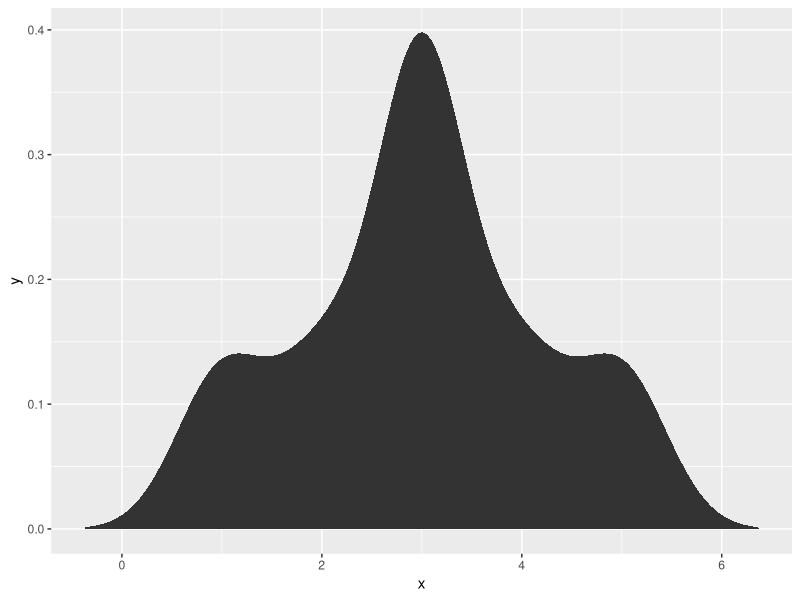
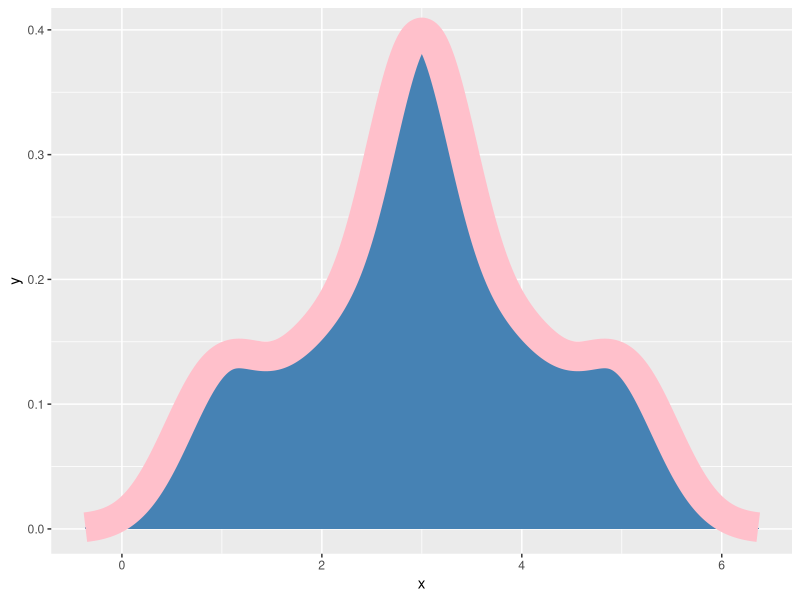
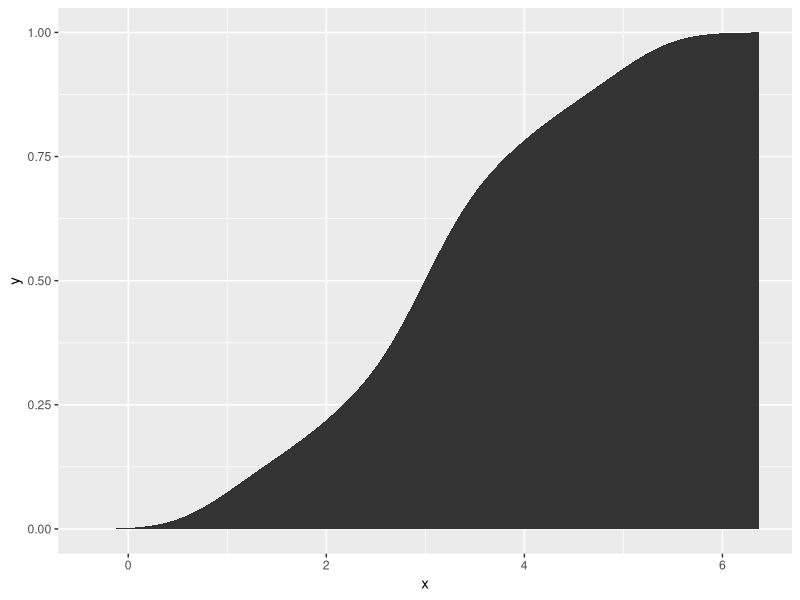

Source code (R) for these figures, in order:
# Recitation 3: PDFs and CDFs in R
# Dr. Fraser, Fall 2022

# Below, please find the following content for our recitation class from Friday.

# Exercise 1: Class teaches Dr. Fraser to analyze PDFs and CDFs

# Exercises 1.1: Find the prob that someone visits more than 5 stalls

# Class told Dr. Fraser we need....
# Probability Density Function...
# for a Normal Distribution...
# using rnorm() function in R
# which requires...
# mean...
# sd...
# and n....

# Simulated 500 points (people) on the distribution
rnorm(n = 500, mean = 5.5, sd = 2.5)

# That's cool, but wait! That's not quite what we need! 
# We're looking for the cumulative probability.

# Cumulative Probability that someone visits less than 5 stalls
x <- pnorm(5, mean = 5.5, sd = 2.5)
x
# Cumulative probability that someone visits MORE than 5 stalls?
1 - x


# Exercises 1.2. How to make an empirical probability density function?
# Eg. get the exact PDF for a real observed vector of data

# Let's load our vector
obs <- c(1, 5, 3, 4, 3, 2, 3)

# Let's load our packages
library(dplyr) 
library(broom)
library(ggplot2)

# Use density() to get the x and y coordinates for our density plot,
# then use tidy() to put those values in a nice data.frame with an x and y column
dat <- obs %>% density() %>% tidy()

# Graph it!
ggplot(data = dat, mapping = aes(x = x, y = y)) +
  geom_area()

ggplot(data = dat, mapping = aes(x = x, y = y)) +
  geom_area(fill = "steelblue") +
  geom_line(color = "pink", size = 10)

# Using approxfun(), we can take those x and y coordinates and
# generate our own empirical probability density function,
# much like the dnorm function, except it doesn't require any parameters (because we've got the real thing!)
dobs <- dat %>% approxfun()

# Try it out, for a value of x of 3
dobs(3)
# x = 0
dobs(0)

# Supply it a vector
c(0,1,2,3,4,5,6) %>% dobs()

# Easy way to write 0 to 6
0:6 %>% dobs()

# We can also calculate the cumulative probability density, p
dat  %>%
  mutate(
    # Taking the cumulative sum of the densities...
    ycum = cumsum(y),
    # and then normalizing them by the sum of all densities, so it goes from 0 to 1
    p = ycum / sum(y))

# We can code the CDF even more succinctly like so
pobs <- dat %>%
  mutate(y = cumsum(y) / sum(y)) %>%
  # And use approxfun to create a CDF function styled afted pnorm(), but for our observed data
  approxfun()

# Try out our CDF function!
0:5%>% pobs()
# Notice how it gets closer and closer cumulatively to 1?

# Visualize it!
dat %>%
  mutate(y = cumsum(y) / sum(y)) %>%
  ggplot(mapping = aes(x = x , y =y)) +
  geom_area()


# How to check colors
colors



# Practice Questions for Recitation 3

# The cost of a component varies depending on market conditions.
# Over the last year, analysts report is cost on average $50, 
# with a standard deviation of $5.

# Q1. What is the probability the component will cost exactly $60?

dnorm(60, mean = 50, sd = 5)

# Q2. What is the probability the component costs less than $60?
pnorm(60, mean = 50, sd = 5)


# Q3. What is the probability that the component costs more than $60?
1 - pnorm(60, mean = 50, sd = 5)

# Q4. What price is greater than 75% of all sales?
qnorm(0.75, mean = 50, sd = 5)


# Q5. What is the probability it costs between $45 and $55?
pnorm(55, mean = 50, sd = 5) - pnorm(45, mean = 50, sd = 5)



# Q6. You're developing a new medical device for measuring blood sugar. You might test "High" (T = 1) vs. "Fine" (0), and you might *actually* be "High" (R = 1) or "Fine" (0) 

# Challenge: for those interested in trying out Bayes Rule.

# Given that you tested "High", what's the probability that your blood sugar is *actually* "High"?
# Fortunately, you collected the crosstable.
# Here's your data.

# 4 people really were "High" when they tested "High".
# 6 people really were "High" when they tested "Fine".
# 5 people really were "Fine" when they tested "Fine".
# 3 people really were "Fine" when they tested "High".

# Find the probability P(R=1|T=1), and use this empirical data to PROVE that Bayes Rule works.
